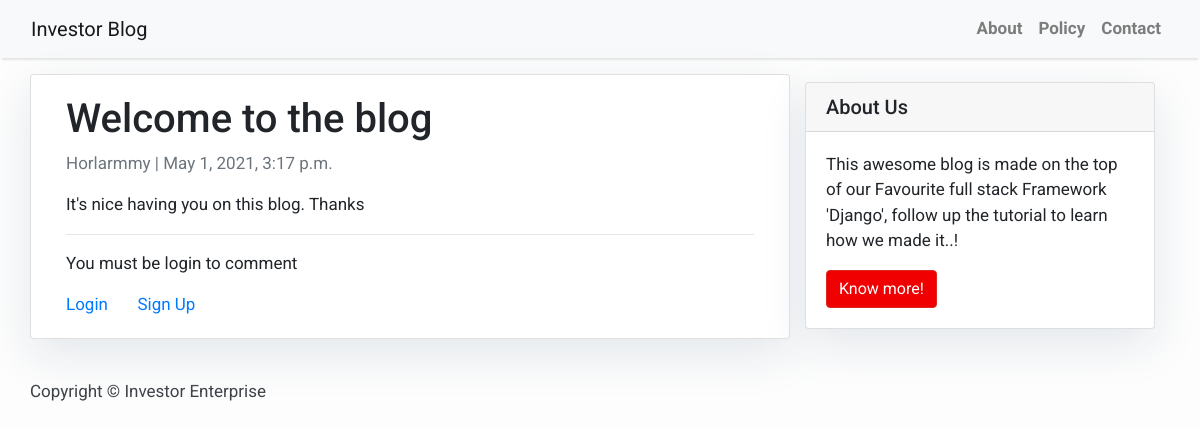
The app's page /post/1/ with its own data.
### blog/models.py (models this page shows, shortened)
class Post(models.Model):
    title = models.CharField(max_length=200, unique=True)
    slug = models.SlugField(max_length=200, unique=True)
    author = models.ForeignKey('auth.User', on_delete= models.CASCADE)
    updated_on = models.DateTimeField(auto_now= True)
    content = models.TextField()
    created_on = models.DateTimeField(auto_now_add=True)
    status = models.IntegerField(choices=STATUS, default=0)
    class Meta:
        ordering = ['-created_on']

### blog/views.py (the view)
# urls.py: path('post/<int:pk>/', views.PostDetail.as_view(), name='post_detail'),
class PostDetail(generic.DetailView):
   model = Post
   template_name = 'post_details.html'

### templates/post_details.html
{% extends 'base.html' %} {% block content %}
<div class="container">
  <div class="row">
    <div class="col-md-8 card mb-4  mt-3 left  top">
      <div class="card-body">
        <h1>{% block title %} {{ post.title }} {% endblock title %}</h1>
        <p class=" text-muted">{{ post.author }} | {{ post.created_on }}</p>
        <p class="card-text ">{{ post.content | safe }}</p>
        <hr/>
         {% if user.is_authenticated %}
        <a href="{% url 'comment_new' post.pk %}"> Add Comment </a>
        <br/>
        <a href="{% url 'post_edit' post.pk %}" > +Edit Post </a> &nbsp; &nbsp; <a href="{% url 'post_delete' post.pk %}">Delete Post </a>
        {% else %}
        <p> You must be login to comment</p>
         <a href="{% url 'login' %}"> Login </a> &nbsp; &nbsp; &nbsp; <a href="{% url 'signup' %}"> Sign Up </a>
         {% endif %}
      </div>
    </div>
    {% block sidebar %} {% include 'sidebar.html' %} {% endblock sidebar %}
    {% endblock content %}

### templates/base.html (style rules this page uses)
body { font-family: "Roboto", sans-serif; font-size: 17px; background-color: #fdfdfd; }

### templates/sidebar.html (style rules this page uses)
.card { box-shadow: 0 16px 48px #E3E7EB; }

### records on screen
Post: title "Welcome to the blog", author "Horlarmmy", created_on "May 1, 2021, 3:17 p.m.", content "It's nice having you on this blog. Thanks"
